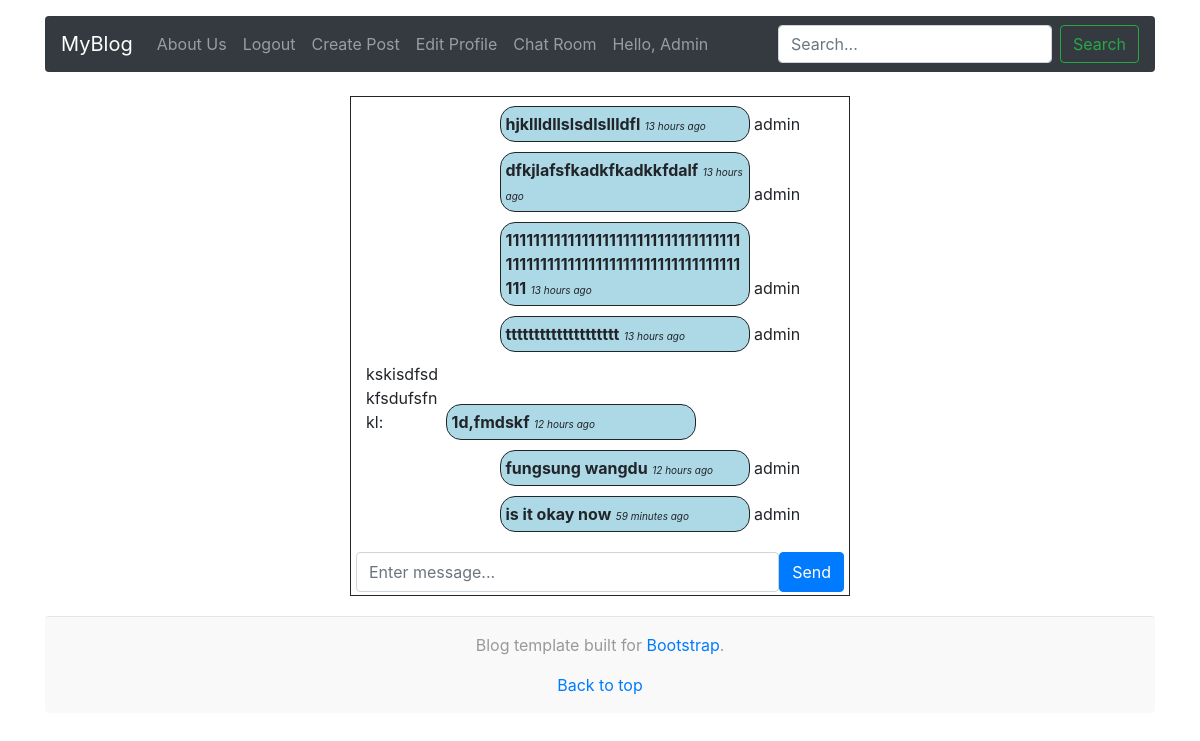
The app's page /chat (signed in) with its own data.
### post/models.py (models this page shows, shortened)
class Author(models.Model):
    user = models.OneToOneField(User,on_delete=models.CASCADE,primary_key=True)
    name = models.CharField(max_length=50,null=True)
    phone = models.CharField(max_length=20)
    address = models.CharField(max_length=50,blank=True)
    profile_pic = models.ImageField(upload_to="authors/",default='authors/ava.JPG')

class Chat(models.Model):
    sender = models.ForeignKey(User,on_delete=models.CASCADE)
    message = models.CharField(max_length=500)
    created_at = models.DateTimeField(auto_now_add=True)

### post/views.py (the view)
# urls.py: path('chat',chat,name="chat"),
@login_required(login_url='login')
def chat(request):
    if request.method == "POST":
        chat = request.POST.get('message')
        new_chat = Chat(sender=request.user,message=chat)
        new_chat.save()
    chats = Chat.objects.all()
    context = {
        'chats':chats
    }
    return render(request,'post/chat.html',context)

### post/templates/post/chat.html (shortened to what this page needs)
{% extends 'post/base.html' %}
{% load humanize %}
{% block body %}
<div class="container mt-4 d-flex justify-content-center">
    <div style="border: 1px solid; height: 500px; width: 500px;">
        <div id="chat-box" style="height:450px; padding: 10px; overflow: auto; overflow-x: hidden;">
            {% for chat in chats %}
            {% if chat.sender == request.user %}
            <div style="padding: 5px; float: right;">
                <div style="display: inline-block; background-color: lightblue; border: 1px solid; width:250px; height: fit-content;
                 word-wrap:break-word;  padding: 5px; border-radius: 15px;">
                    <span style="font-weight: bold;">{{chat.message}}</span>
                    <span style="font-size: 10px; font-style: italic;">{{chat.created_at|naturaltime}}</span>
                </div>
                <div style="display: inline-block; width: 80px; height: fit-content; word-wrap:break-word;">
                    {{chat.sender}}
                </div>
            </div>
            {% else %}
            <div style="padding: 5px; float: left;">
                <div style="display: inline-block; width: 75px; height: fit-content; word-wrap:break-word;">
                    {{chat.sender}}:
                </div>
                <div style=" background-color: lightblue; border: 1px solid; width:250px; height: fit-content;
                 word-wrap:break-word; display: inline-block; padding: 5px; border-radius: 15px;">
                    <span style="font-weight: bold;">{{chat.message}}</span>
                    <span style="font-size: 10px; font-style: italic;">{{chat.created_at|naturaltime}}</span>
                </div>
            </div>
            {% endif %}
            {% endfor %}
        </div>
        <div>
            <form class="d-flex justify-content-around" style="height: 50px; padding: 5px;" method="POST">
                <input type="text"class="form-control" name="message" placeholder="Enter message...">
                <button class="btn btn-primary">Send</button>
            </form>
        </div>
    </div>
</div>
{% endblock body %}

### post/templates/post/base.html (shortened to what this page needs)
{% load static %}
<!DOCTYPE html>
<html lang="en">
    <head>
        <link rel="stylesheet" href="https://maxcdn.bootstrapcdn.com/bootstrap/4.0.0/css/bootstrap.min.css" />
    </head>
    <body>
        <div class="container mt-3">
            <nav class="navbar navbar-expand-lg navbar-dark bg-dark rounded justify-content-between">
                <a class="navbar-brand" href="/">MyBlog</a>
                <div class="collapse navbar-collapse" id="navbarSupportedContent">
                    <ul class="navbar-nav mr-auto">
                        <li class="nav-item ">
                            <a class="nav-link" href="#">About Us</a>
                        </li>
                        {% if user.is_authenticated %}
                        <li class="nav-item">
                            <a class="nav-link" href="{% url 'logout' %}">Logout </a>
                        </li>
                        <li class="nav-item">
                            <a class="nav-link" href="{% url 'create-post' %}">Create Post </a>
                        </li>
                        <li class="nav-item">
                            <a class="nav-link" href="{% url 'edit-profile' %}">Edit Profile</a>
                        </li>
                        <li class="nav-item">
                            <a class="nav-link" href="{% url 'chat' %}">Chat Room</a>
                        </li>
                        <li class="nav-item">
                            <a class="nav-link" href="{% url 'mypost' %}" aria-disabled="true">Hello, {{user.author.name}} </a>
                        </li>
                        {% endif %}
                    </ul>
                    <form class="form-inline my-2 my-lg-0" action="/" method="GET">
                        <input required class="form-control mr-sm-2" name="q" type="search" placeholder="Search..."
                            aria-label="Search">
                        <button class="btn btn-outline-success my-2 my-sm-0" type="submit">Search</button>
                    </form>
                </div>
            </nav>
        </div>
        {% block body %}
        {% endblock body %}
        <div class="container mt-3">
            <footer class="blog-footer rounded">
                <p>Blog template built for <a href="#">Bootstrap</a>.</p>
                <p>
                    <a href="#">Back to top</a>
                </p>
            </footer>
        </div>
    </body>
</html>

### post/templates/post/base.html (style rules this page uses)
body { overflow-x: hidden; }
.blog-footer { margin-top: 20px; padding: 1rem 0; color: #999; text-align: center; background-color: #f9f9f9; border-top: .05rem solid #e5e5e5; }
.blog-footer p:last-child { margin-bottom: 0; }

### records on screen
Chat: message "hjkllldllslsdlsllldfl", created_at "13 hours ago", sender "admin"
Chat: message "dfkjlafsfkadkfkadkkfdalf", created_at "13 hours ago", sender "admin"
Chat: message "11111111111111111111111111111111111111111111111111111111111111111111111", created_at "13 hours ago", sender "admin"
Chat: message "tttttttttttttttttttt", created_at "13 hours ago", sender "admin"
Chat: sender "kskisdfsdkfsdufsfnkl", message "1d,fmdskf", created_at "12 hours ago"
Chat: message "fungsung wangdu", created_at "12 hours ago", sender "admin"
Chat: message "is it okay now", created_at "59 minutes ago", sender "admin"

### other values on screen
{{ user.author.name }} "Admin"
